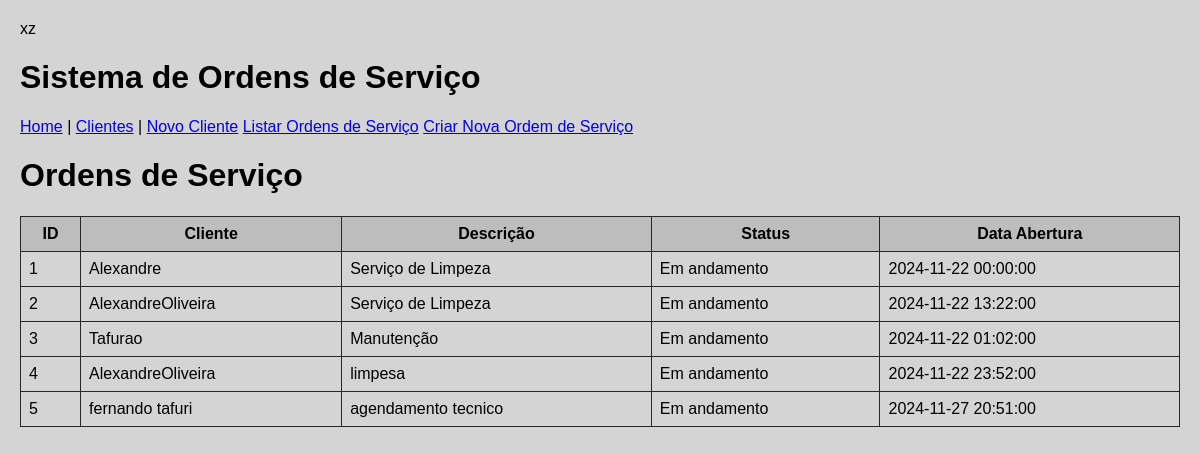
/ordens_de_servico, run on the app's committed database.
### models.py (models this page shows)
class OrdemServico(Base):
    __tablename__ = "ordens_servico"
    id = Column(Integer, primary_key=True, index=True)
    cliente_id = Column(Integer, ForeignKey("clientes.id"))  # Relacionando com a tabela de clientes
    descricao = Column(String, nullable=False)
    data_abertura = Column(DateTime, default=datetime.utcnow)
    data_conclusao = Column(DateTime, nullable=True)
    status = Column(String, default="Em andamento")  # Status inicial
    cliente = relationship("Cliente", back_populates="ordens_servico")

class Cliente(Base):
    __tablename__ = "clientes"
    id = Column(Integer, primary_key=True, index=True)
    nome = Column(String, index=True)
    email = Column(String, unique=True, index=True)
    telefone = Column(String)
    ordens_servico = relationship("OrdemServico", back_populates="cliente")

### app.py (the view)
@app.get("/ordens_de_servico", response_class=HTMLResponse)
def listar_ordens_de_servico(request: Request, db: Session = Depends(get_db)):
    ordens = db.query(OrdemServico).all()
    return templates.TemplateResponse("ordens_de_servico.html", {"request": request, "ordens": ordens})

### templates/ordens_de_servico.html
{% extends "base.html" %}
{% block content %}
    <h1>Ordens de Serviço</h1>
    <table>
        <thead>
            <tr>
                <th>ID</th>
                <th>Cliente</th>
                <th>Descrição</th>
                <th>Status</th>
                <th>Data Abertura</th>
            </tr>
        </thead>
        <tbody>
            {% for ordem in ordens %}
            <tr>
                <td>{{ ordem.id }}</td>
                <td>{{ ordem.cliente.nome }}</td>
                <td>{{ ordem.descricao }}</td>
                <td>{{ ordem.status }}</td>
                <td>{{ ordem.data_abertura }}</td>
            </tr>
            {% endfor %}
        </tbody>
    </table>
{% endblock %}

### templates/base.html (shortened to what this page needs)
xz<!DOCTYPE html>
<html lang="en">
<head>
    <link rel="stylesheet" href="/static/style.css">
</head>
<body>
    <header>
        <h1>Sistema de Ordens de Serviço</h1>
        <nav>
            <a href="/">Home</a> |
            <a href="/clientes">Clientes</a> |
            <a href="/clientes/novo">Novo Cliente</a>
            <a href="/ordens_de_servico">Listar Ordens de Serviço</a>
            <a href="/criar_ordem_de_servico">Criar Nova Ordem de Serviço</a>
        </nav>
    </header>
    <main>
        {% block content %}{% endblock %}
    </main>
</body>
</html>

### static/style.css (style rules this page uses)
body { font-family: Arial, sans-serif; margin: 20px; background: #d4d4d4; }
header { margin-bottom: 20px; }
table { width: 100%; border-collapse: collapse; }
th, td { border: 1px solid #272727; padding: 8px; }
th { background-color: #bdbdbd; }

### data on the page
OrdemServico: id "1", cliente.nome "Alexandre", descricao "Serviço de Limpeza", status "Em andamento", data_abertura "2024-11-22 00:00:00"
OrdemServico: id "2", cliente.nome "AlexandreOliveira", descricao "Serviço de Limpeza", status "Em andamento", data_abertura "2024-11-22 13:22:00"
OrdemServico: id "3", cliente.nome "Tafurao", descricao "Manutenção", status "Em andamento", data_abertura "2024-11-22 01:02:00"
OrdemServico: id "4", cliente.nome "AlexandreOliveira", descricao "limpesa", status "Em andamento", data_abertura "2024-11-22 23:52:00"
OrdemServico: id "5", cliente.nome "fernando tafuri", descricao "agendamento tecnico", status "Em andamento", data_abertura "2024-11-27 20:51:00"
